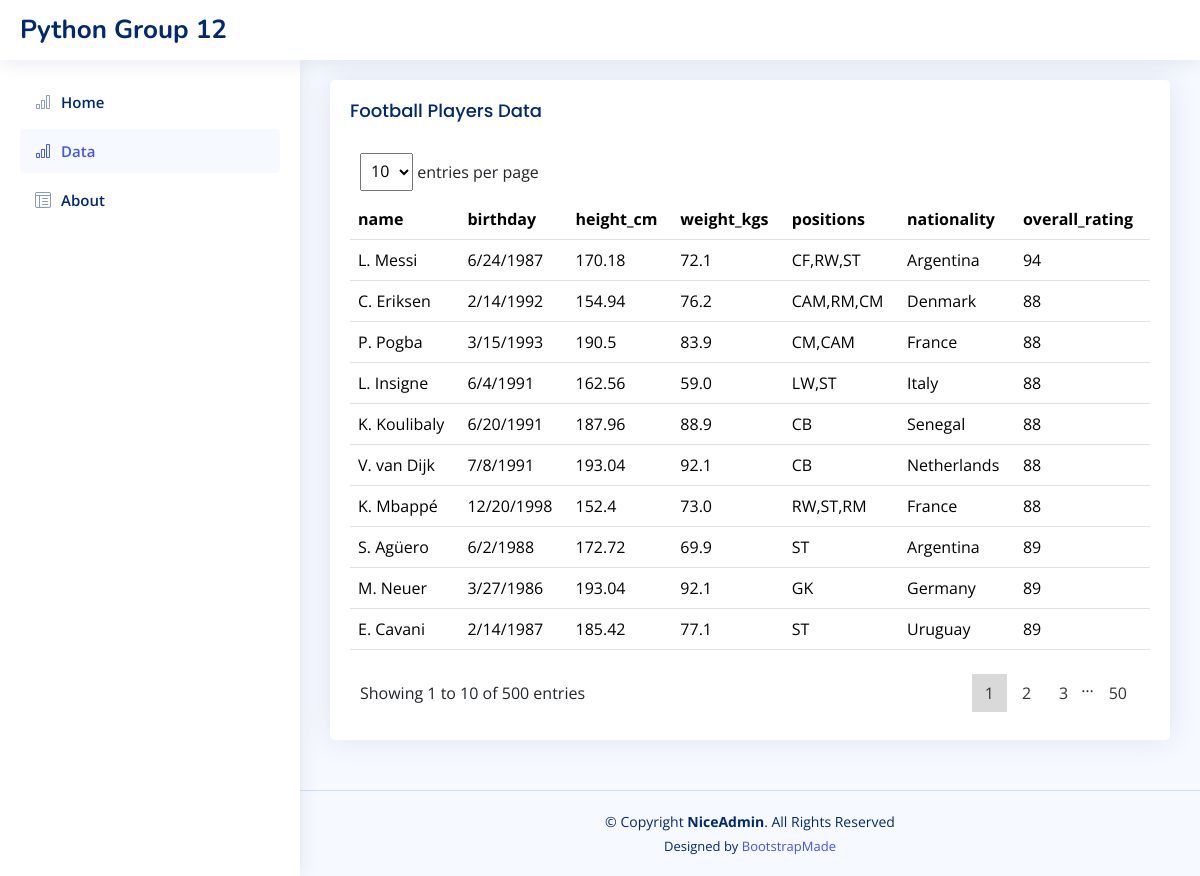
Page /data on the committed database.
### tables this page shows
CREATE TABLE "players" (
"Unnamed: 0" INTEGER,
  "name" TEXT,
  "birth_date" TEXT,
  "height_cm" REAL,
  "weight_kgs" REAL,
  "positions" TEXT,
  "nationality" TEXT,
  "overall_rating" INTEGER
);

### website/index.py (the view)
@app.route("/data")
def data():
    page = request.args.get('page', 1, type=int)
    PER_PAGE = request.args.get('per_page',10, type=int)
    start = (page - 1) * PER_PAGE
    end = start + PER_PAGE
    print(start, end)
    con = sqlite3.connect(r'database\Football.db')
    cursor = con.cursor()
    players = cursor.execute(f"SELECT * FROM players limit {start}, {PER_PAGE}").fetchall()
    total_number = cursor.execute("SELECT COUNT(*) FROM players").fetchone()[0] #rows
    total_page = int(total_number/PER_PAGE)
    con.close()
    g.per_page = PER_PAGE
    g.start = start
    g.end = end
    g.page = page
    return render_template('data.html', players=players, total_number = total_number, total_page=total_page)

### website/templates/data.html (shortened to what this page needs)
<!DOCTYPE html>
<html lang="en">
<head>
  <link href="/assets/vendor/bootstrap/css/bootstrap.min.css" rel="stylesheet">
  <link href="/assets/vendor/bootstrap-icons/bootstrap-icons.css" rel="stylesheet">
  <link href="/assets/vendor/simple-datatables/style.css" rel="stylesheet">
  <link href="/assets/css/style.css" rel="stylesheet">
</head>
<body>
  <header id="header" class="header fixed-top d-flex align-items-center">
    <div class="d-flex align-items-center justify-content-between">
      <a href="index.html" class="logo d-flex align-items-center">
        <span class="d-none d-lg-block">Python Group 12</span>
      </a>
    </div>
  </header>
  <aside id="sidebar" class="sidebar">
    <ul class="sidebar-nav" id="sidebar-nav">
      <li class="nav-item">
        <a class="nav-link collapsed" data-bs-target="#charts-nav" data-bs-toggle="collapsed" href="{{ url_for('index') }}">
          <i class="bi bi-bar-chart"></i><span>Home</span>
        </a>
      </li>
      <li class="nav-item">
        <a class="nav-link " data-bs-target="#charts-nav" data-bs-toggle="collapsed" href="{{ url_for('data') }}">
          <i class="bi bi-bar-chart"></i><span>Data</span>
        </a>
      </li>
      <li class="nav-item">
        <a class="nav-link collapsed" data-bs-target="#tables-nav" data-bs-toggle="show" href="{{ url_for('about') }}">
          <i class="bi bi-layout-text-window-reverse"></i><span>About</span>
        </a>
      </li>
    </ul>
  </aside>
  <main id="main" class="main">
    <section class="section">
      <div class="row">
        <div class="col-lg-12">
          <div class="card">
            <div class="card-body">
              <h5 class="card-title">Football Players Data</h5>
              <div class="datatable-top">
    <div class="datatable-dropdown">
            <label>
              <form id="per_page_form" method="get" action="{{ url_for('data') }}">
                <select class="datatable-selector" name="per_page" id="per_page" onchange="this.form.submit()">
                  <option value="10" {% if g.per_page == 10 %} selected="" {% endif %} >10</option>
                </select> entries per page
              </form>
            </label>
        </div>
</div>
              <table class="table datatable">
                <thead>
                  <tr>
                    <th>
                      name
                    </th>
                    <th>birthday</th>
                    <th>height_cm</th>
                    <th>weight_kgs</th>
                    <th>positions</th>
                    <th>nationality</th>
                    <th>overall_rating</th>
                  </tr>
                </thead>
                <tbody>
                  {%for p in players %}
                  <tr>
                    <td>{{p[1]}}</td>
                    <td>{{p[2]}}</td>
                    <td>{{p[3]}}</td>
                    <td>{{p[4]}}</td>
                    <td>{{p[5]}}</td>
                    <td>{{p[6]}}</td>
                    <td>{{p[7]}}</td>
                  </tr>
                  {% endfor %}
                </tbody>
              </table>
              <div class="datatable-bottom">
    <div class="datatable-info">Showing {{g.start+1}} to {{g.end}} of {{total_number}} entries</div>
    <nav class="datatable-pagination">
      <ul class="datatable-pagination-list">
      {%if total_page > 5 %}
        {%for i in range(g.page-3,g.page+2)%}
        {%if i+1 == g.page %}
        <li class="datatable-pagination-list-item datatable-active"><a data-page="1" class="datatable-pagination-list-item-link" aria-label="Page 1">{{i+1}}</a></li>
        {%elif i>-1 and i+1<= total_page%}
        <li class="datatable-pagination-list-item"><a data-page="{{i+1}}" class="datatable-pagination-list-item-link" aria-label="Page 2" href="{{ url_for('data', page = i+1, per_page = g.per_page) }}">{{i+1}}</a></li>
        {%endif%}
        {% endfor %}
        {%if total_page - g.page >3 %}
      <li>…</li>
      {%endif%}
        {%if g.page+2<total_page%}
        <li class="datatable-pagination-list-item"><a data-page="{{total_page}}" class="datatable-pagination-list-item-link" aria-label="Page 2" href="{{ url_for('data', page = total_page, per_page = g.per_page) }}">{{total_page}}</a></li>
        {% endif %}
        {% endif %}
      </ul>
      </div>
            </div>
          </div>
        </div>
      </div>
    </section>
  </main>
  <footer id="footer" class="footer">
    <div class="copyright">
      &copy; Copyright <strong><span>NiceAdmin</span></strong>. All Rights Reserved
    </div>
    <div class="credits">
      Designed by <a href="https://bootstrapmade.com/">BootstrapMade</a>
    </div>
  </footer>
</body>
</html>

### website/assets/css/style.css (style rules this page uses)
:root { scroll-behavior: smooth; }
body { font-family: "Open Sans", sans-serif; background: #f6f9ff; color: #444444; }
a { color: #4154f1; text-decoration: none; }
h1, h2, h3, h4, h5, h6 { font-family: "Nunito", sans-serif; }
#main { margin-top: 60px; padding: 20px 30px; transition: all 0.3s; }
.card { margin-bottom: 30px; border: none; border-radius: 5px; box-shadow: 0px 0 30px rgba(1, 41, 112, 0.1); }
.card-title { padding: 20px 0 15px 0; font-size: 18px; font-weight: 500; color: #012970; font-family: "Poppins", sans-serif; }
.card-body { padding: 0 20px 20px 20px; }
.logo { line-height: 1; }
@media (min-width: 1200px) { .logo { width: 280px; } }
.logo span { font-size: 26px; font-weight: 700; color: #012970; font-family: "Nunito", sans-serif; }
.header { transition: all 0.5s; z-index: 997; height: 60px; box-shadow: 0px 2px 20px rgba(1, 41, 112, 0.1); background-color: #fff; padding-left: 20px; }
.sidebar { position: fixed; top: 60px; left: 0; bottom: 0; width: 300px; z-index: 996; transition: all 0.3s; padding: 20px; overflow-y: auto; scrollbar-width: thin; scrollbar-color: #aab7cf transparent; box-shadow: 0px 0px 20px rgba(1, 41, 112, 0.1); background-color: #fff; }
@media (min-width: 1200px) { #main, #footer { margin-left: 300px; } }
.sidebar-nav { padding: 0; margin: 0; list-style: none; }
.sidebar-nav li { padding: 0; margin: 0; list-style: none; }
.sidebar-nav .nav-item { margin-bottom: 5px; }
.sidebar-nav .nav-link { display: flex; align-items: center; font-size: 15px; font-weight: 600; color: #4154f1; transition: 0.3; background: #f6f9ff; padding: 10px 15px; border-radius: 4px; }
.sidebar-nav .nav-link i { font-size: 16px; margin-right: 10px; color: #4154f1; }
.sidebar-nav .nav-link.collapsed { color: #012970; background: #fff; }
.sidebar-nav .nav-link.collapsed i { color: #899bbd; }
.footer { padding: 20px 0; font-size: 14px; transition: all 0.3s; border-top: 1px solid #cddfff; }
.footer .copyright { text-align: center; color: #012970; }
.footer .credits { padding-top: 5px; text-align: center; font-size: 13px; color: #012970; }

### rows in the picture
players: name "L. Messi", birth_date "6/24/1987", height_cm "170.18", weight_kgs "72.1", positions "CF,RW,ST", nationality "Argentina", overall_rating "94"
players: name "C. Eriksen", birth_date "2/14/1992", height_cm "154.94", weight_kgs "76.2", positions "CAM,RM,CM", nationality "Denmark", overall_rating "88"
players: name "P. Pogba", birth_date "3/15/1993", height_cm "190.5", weight_kgs "83.9", positions "CM,CAM", nationality "France", overall_rating "88"
players: name "L. Insigne", birth_date "6/4/1991", height_cm "162.56", weight_kgs "59.0", positions "LW,ST", nationality "Italy", overall_rating "88"
players: name "K. Koulibaly", birth_date "6/20/1991", height_cm "187.96", weight_kgs "88.9", positions "CB", nationality "Senegal", overall_rating "88"
players: name "V. van Dijk", birth_date "7/8/1991", height_cm "193.04", weight_kgs "92.1", positions "CB", nationality "Netherlands", overall_rating "88"
players: name "K. Mbappé", birth_date "12/20/1998", height_cm "152.4", weight_kgs "73.0", positions "RW,ST,RM", nationality "France", overall_rating "88"
players: name "S. Agüero", birth_date "6/2/1988", height_cm "172.72", weight_kgs "69.9", positions "ST", nationality "Argentina", overall_rating "89"
players: name "M. Neuer", birth_date "3/27/1986", height_cm "193.04", weight_kgs "92.1", positions "GK", nationality "Germany", overall_rating "89"
players: name "E. Cavani", birth_date "2/14/1987", height_cm "185.42", weight_kgs "77.1", positions "ST", nationality "Uruguay", overall_rating "89"

### other values in the picture
{{ g.start+1 }} "1"
{{ g.end }} "10"
{{ total_number }} "500"
{{ i+1 }} "1"
{{ i+1 }} "2" "3"
{{ total_page }} "50"
